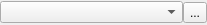
<?xml version="1.0" encoding="UTF-8"?>
<ui version="4.0">
 <class>LayerKeywordWidget</class>
 <widget class="QWidget" name="LayerKeywordWidget">
  <property name="geometry">
   <rect>
    <x>0</x>
    <y>0</y>
    <width>207</width>
    <height>25</height>
   </rect>
  </property>
  <property name="windowTitle">
   <string>Form</string>
  </property>
  <layout class="QHBoxLayout" name="horizontalLayout">
   <property name="spacing">
    <number>0</number>
   </property>
   <property name="leftMargin">
    <number>0</number>
   </property>
   <property name="topMargin">
    <number>0</number>
   </property>
   <property name="rightMargin">
    <number>0</number>
   </property>
   <property name="bottomMargin">
    <number>0</number>
   </property>
   <item>
    <widget class="QComboBox" name="LayerCombo">
     <property name="sizePolicy">
      <sizepolicy hsizetype="Minimum" vsizetype="Fixed">
       <horstretch>0</horstretch>
       <verstretch>0</verstretch>
      </sizepolicy>
     </property>
    </widget>
   </item>
   <item>
    <widget class="QToolButton" name="ClearButton">
     <property name="toolTip">
      <string>Clear selected</string>
     </property>
     <property name="text">
      <string>...</string>
     </property>
     <property name="icon">
      <iconset resource="../main.qrc">
       <normaloff>:/general/icons/general_clear.svg</normaloff>:/general/icons/general_clear.svg</iconset>
     </property>
     <property name="iconSize">
      <size>
       <width>16</width>
       <height>16</height>
      </size>
     </property>
    </widget>
   </item>
  </layout>
 </widget>
 <resources>
  <include location="../main.qrc"/>
 </resources>
 <connections/>
</ui>
